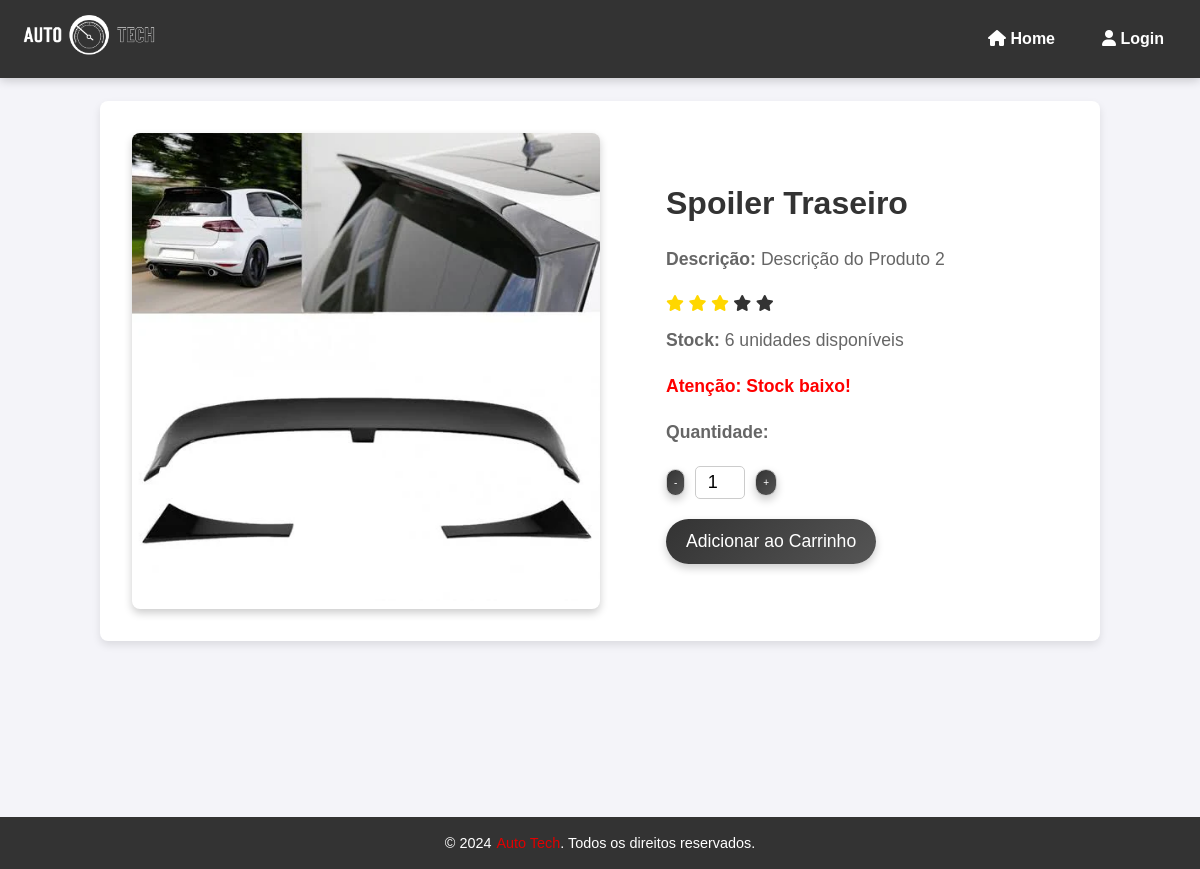
/produtos/Spoiler Traseiro, run on the app's committed database.
### main.py (models this page shows)
class Produto(db.Model):
    id = db.Column(db.Integer, primary_key=True)
    nome = db.Column(db.String(64), nullable=False)
    preco = db.Column(db.Float, nullable=False)
    descricao = db.Column(db.String(255))
    stock = db.Column(db.Integer, nullable=False)
    rating = db.Column(db.Integer, nullable=False)

### main.py (the view)
@app.route('/produtos/<string:nome>')
def produto(nome):
    produto_encontrado = Produto.query.filter_by(nome=nome).first()
    if not produto_encontrado:
        return render_template('404.html', name="Produto Não Encontrado"), 404
    return render_template('product-single.html', produto=produto_encontrado, name=nome)

### templates/product-single.html (shortened to what this page needs)
{% extends 'core/base.html' %}
{% block main %}
<main>
    <section class="product-detail">
        <div class="product-image">
            <img src="{{ url_for('static', filename='images/' + produto.nome + '.png') }}" alt="{{ produto.nome }}" class="animated fadeInUp">
        </div>
        <div class="details">
            <h2 class="product-name animated fadeInUp">{{ produto.nome }}</h2>
            <p><strong>Descrição:</strong> {{ produto.descricao }}</p>
            <div class="rating">
                {% for i in range(1, 6) %}
                    <span class="fa fa-star {% if produto['rating'] >= i %}checked{% endif %}"></span>
                {% endfor %}
            </div>
            <p><strong>Stock:</strong> {{ produto.stock }} unidades disponíveis</p>
            {% if produto.stock < 10 %}
                <p class="stock-warning">Atenção: Stock baixo!</p>
            {% endif %}
            <p><strong>Quantidade:</strong></p>
            <div class="quantity-selector">
                <button class="decrease">-</button>
                <input type="number" value="1" min="1" max="{{ produto.stock }}" id="quantity" class="quantity-input">
                <button class="increase">+</button>
            </div>
            <button class="add-to-cart animated fadeInUp">Adicionar ao Carrinho</button>
        </div>
    </section>
</main>
{% endblock %}

### static/css/style.css (style rules this page uses)
* { margin: 0; padding: 0; box-sizing: border-box; }
.checked { color: orange; }
button { background: linear-gradient(135deg, #333, #555); color: #fff; padding: 12px 20px; border: none; border-radius: 25px; cursor: pointer; font-size: 1em; transition: background-color 0.3s ease, transform 0.3s ease, box-shadow 0.3s ease; box-shadow: 0 4px 8px rgba(0, 0, 0, 0.2); }
.animated { animation-duration: 1s; animation-timing-function: ease-out; }
.fadeInUp { animation-name: fadeInUp; }
.product-detail { display: flex; justify-content: flex-start !important; align-items: flex-start; padding: 2em; background-color: #fff; border-radius: 8px; box-shadow: 0 4px 8px rgba(0, 0, 0, 0.1); margin: 2em auto; max-width: 1000px !important; width: 100% !important; position: flex; overflow: hidden; }
.product-image { width: 50%; margin-right: 50px; height: auto; border-radius: 8px; box-shadow: 0 4px 8px rgba(0, 0, 0, 0.2); object-fit: cover; }
.details { padding: 1em; max-width: 500px; text-align: left; z-index: 1; }
.product-name { font-size: 2.5em; margin-bottom: 10px; color: #333; }
.rating { margin: 10px 0; }
.checked { color: #FFD700; }
.add-to-cart { background-color: #28a745; color: white; padding: 12px 25px; border: none; border-radius: 5px; font-size: 18px; cursor: pointer; margin-top: 20px; transition: background-color 0.3s; }
.quantity-selector { display: flex; align-items: center; margin-top: 20px; }
.quantity-selector button { font-size: 10px; background-color: #f1f1f1; border: 1px solid #ccc; padding: 7px; cursor: pointer; }
.quantity-selector input { width: 50px; text-align: center; font-size: 18px; margin: 0 10px; padding: 5px; border: 1px solid #ccc; border-radius: 5px; }
.stock-warning { color: red !important; font-weight: bold; margin-top: 10px; }
.product-detail { display: flex; justify-content: center; align-items: center; padding: 2em; background-color: #fff; border-radius: 8px; box-shadow: 0 4px 8px rgba(0, 0, 0, 0.1); margin: 2em auto; max-width: 800px; }
.product-image img { max-width: 100%; border-radius: 8px; }
.details { padding: 1em; max-width: 400px; text-align: left; }
.details h2 { font-size: 2em; color: #333; margin-bottom: 0.5em; }
.details p { font-size: 1.1em; color: #666; margin-bottom: 1em; }
.add-to-cart { background: linear-gradient(135deg, #333, #555); color: #fff; padding: 12px 20px; border: none; border-radius: 25px; cursor: pointer; font-size: 1.1em; transition: background-color 0.3s ease, transform 0.3s ease, box-shadow 0.3s ease; }
main { flex: 1; }

### data on the page
Produto: nome (picture), nome "Spoiler Traseiro", descricao "Descrição do Produto 2", rating 3 (drawn), stock "6"
